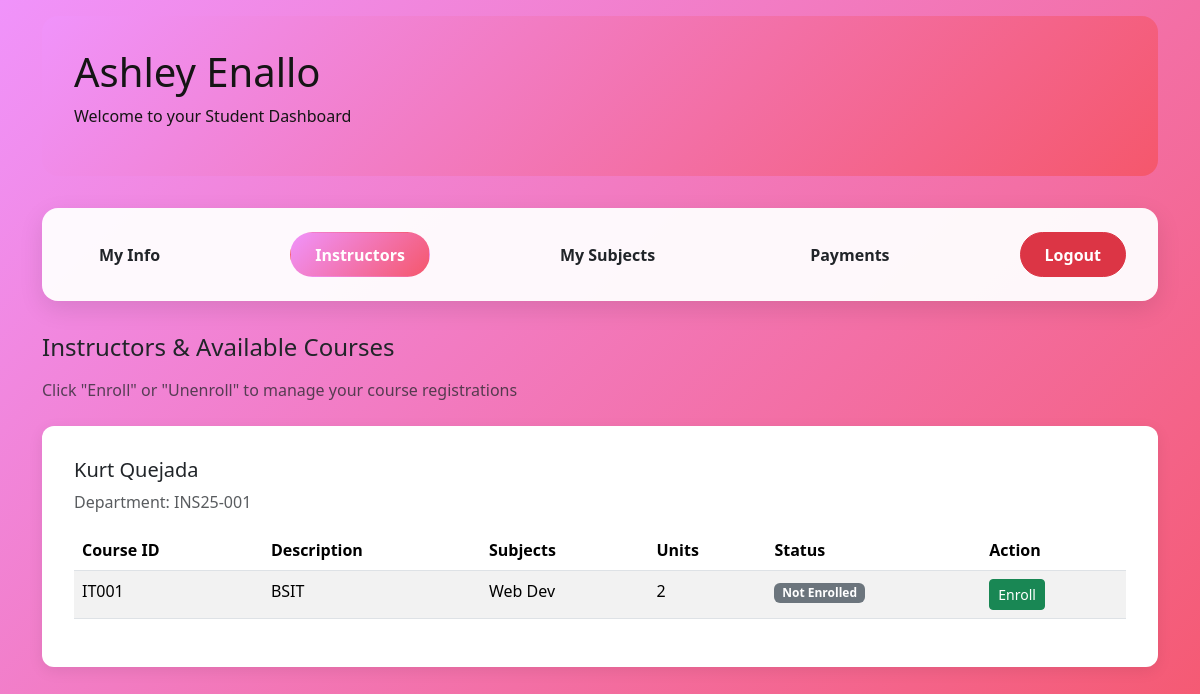
Page /student/instructors/ (signed in) on the committed database.
### onlineenrollment/models.py (models this page shows, shortened)
class Student(models.Model):
  user       = models.OneToOneField(User, on_delete=models.CASCADE)
  student_id = models.CharField(max_length=20, unique=True)
  age        = models.PositiveSmallIntegerField()
  gender     = models.CharField(max_length=10)
  address    = models.TextField()

class Instructor(models.Model):
  user      = models.OneToOneField(User, on_delete=models.CASCADE, null=True, blank=True)  # optional link
  id_course = models.CharField(max_length=20)
  name      = models.CharField(max_length=100)
  gender    = models.CharField(max_length=10)
  subjects  = models.CharField(max_length=100)
  email     = models.EmailField(unique=True)

class Courses(models.Model):
  id_course   = models.CharField(max_length=20, unique=True)
  description = models.CharField(max_length=300)
  subjects    = models.CharField(max_length=100)   # free-text list
  professor   = models.CharField(max_length=100)   # instructor name
  units       = models.IntegerField()

### onlineenrollment/views.py (the view)
# urls.py: path('student/instructors/', views.instructor_list, name='instructor_list'),
@login_required
def instructor_list(request):
    student = get_object_or_404(Student, user=request.user)
    instructors = Instructor.objects.all()
    instructor_data = []
    for instructor in instructors:
        courses = Courses.objects.filter(professor=instructor.name)
        course_data = []
        for course in courses:
            enrollment = Enrollment.objects.filter(
                student=student,
                course=course
            ).first()
            course_data.append({
                'course': course,
                'is_enrolled': enrollment.status == 'enrolled' if enrollment else False,
                'enrollment_id': enrollment.id if enrollment else None
            })
        instructor_data.append({
            'instructor': instructor,
            'courses': course_data
        })
    context = {'student': student, 'instructor_data': instructor_data}
    return render(request, 'core/instructor_list.html', context)

### onlineenrollment/templates/core/instructor_list.html (shortened to what this page needs)
{% extends 'base.html' %}
{% block content %}
<h4 class="mb-3">Instructors & Available Courses</h4>
<p class="text-muted mb-4">Click "Enroll" or "Unenroll" to manage your course registrations</p>
{% for data in instructor_data %}
<div class="content-card">
    <h5>{{ data.instructor.name }}</h5>
    <p class="text-muted">Department: {{ data.instructor.id_course }}</p>
    <table class="table table-striped">
        <thead>
            <tr>
                <th>Course ID</th>
                <th>Description</th>
                <th>Subjects</th>
                <th>Units</th>
                <th>Status</th>
                <th>Action</th>
            </tr>
        </thead>
        <tbody>
            {% for course_data in data.courses %}
            <tr>
                <td>{{ course_data.course.id_course }}</td>
                <td>{{ course_data.course.description }}</td>
                <td>{{ course_data.course.subjects }}</td>
                <td>{{ course_data.course.units }}</td>
                <td>
                    {% if course_data.is_enrolled %}
                        <span class="badge bg-success">Enrolled</span>
                    {% else %}
                        <span class="badge bg-secondary">Not Enrolled</span>
                    {% endif %}
                </td>
                <td>
                    <form method="post" action="{% url 'toggle_enrollment' data.instructor.id course_data.course.id %}" style="display: inline;">
                        <button type="submit" class="btn btn-sm {% if course_data.is_enrolled %}btn-danger{% else %}btn-success{% endif %}">
                            {% if course_data.is_enrolled %}Unenroll{% else %}Enroll{% endif %}
                        </button>
                    </form>
                </td>
            </tr>
            {% empty %}
            <tr><td colspan="6" class="text-center">No courses available</td></tr>
            {% endfor %}
        </tbody>
    </table>
</div>
{% endfor %}
{% endblock %}

### onlineenrollment/templates/base.html (shortened to what this page needs)
<!DOCTYPE html>
<html lang="en">
<head>
    <link href="https://cdn.jsdelivr.net/npm/bootstrap@5.3.2/dist/css/bootstrap.min.css" rel="stylesheet">
</head>
<body>
    <div class="container">
        <div class="dashboard-header">
            <h1>{{ student.user.first_name }} {{ student.user.last_name }}</h1>
            <p>Welcome to your Student Dashboard</p>
        </div>
        <div class="navbar text-center">
            <a href="{% url 'student_dashboard' %}" class="btn nav-btn {% if request.resolver_match.url_name == 'student_dashboard' %}active-nav{% endif %}">My Info</a>
            <a href="{% url 'instructor_list' %}" class="btn nav-btn {% if request.resolver_match.url_name == 'instructor_list' %}active-nav{% endif %}">Instructors</a>
            <a href="{% url 'student_subjects' %}" class="btn nav-btn {% if request.resolver_match.url_name == 'student_subjects' %}active-nav{% endif %}">My Subjects</a>
            <a href="{% url 'student_payment' %}" class="btn nav-btn {% if request.resolver_match.url_name == 'student_payment' %}active-nav{% endif %}">Payments</a>
            <form method="post" action="{% url 'logout' %}" style="display: inline;">
                <button type="submit" class="btn btn-danger nav-btn">Logout</button>
            </form>
        </div>
        {% block content %}{% endblock %}
    </div>
</body>
</html>

### onlineenrollment/templates/base.html (style rules this page uses)
body { background: linear-gradient(135deg, #f093fb 0%, #f5576c 100%); font-family: "Segoe UI", sans-serif; min-height: 100vh; padding: 1rem; }
.navbar { background: rgba(255, 255, 255, 0.95); border-radius: 16px; margin-bottom: 2rem; padding: 1.5rem; box-shadow: 0 8px 25px rgba(0, 0, 0, 0.1); }
.nav-btn { margin: 0 0.5rem; border-radius: 50px; font-weight: 600; padding: 0.6rem 1.5rem; }
.active-nav { background: linear-gradient(135deg, #f093fb 0%, #f5576c 100%) !important; color: white !important; border-color: transparent !important; }
.content-card { background: #fff; border-radius: 12px; box-shadow: 0 4px 15px rgba(0, 0, 0, 0.08); padding: 2rem; margin-bottom: 2rem; }
.dashboard-header { background: linear-gradient(135deg, #f093fb 0%, #f5576c 100%); color: #151515; padding: 2rem; border-radius: 16px; margin-bottom: 2rem; }

### rows in the picture
Student: user.first_name "Ashley", user.last_name "Enallo"
Instructor: instructor.name "Kurt Quejada", instructor.id_course "INS25-001"
Courses: course.id_course "IT001", course.description "BSIT", course.subjects "Web Dev", course.units "2"
